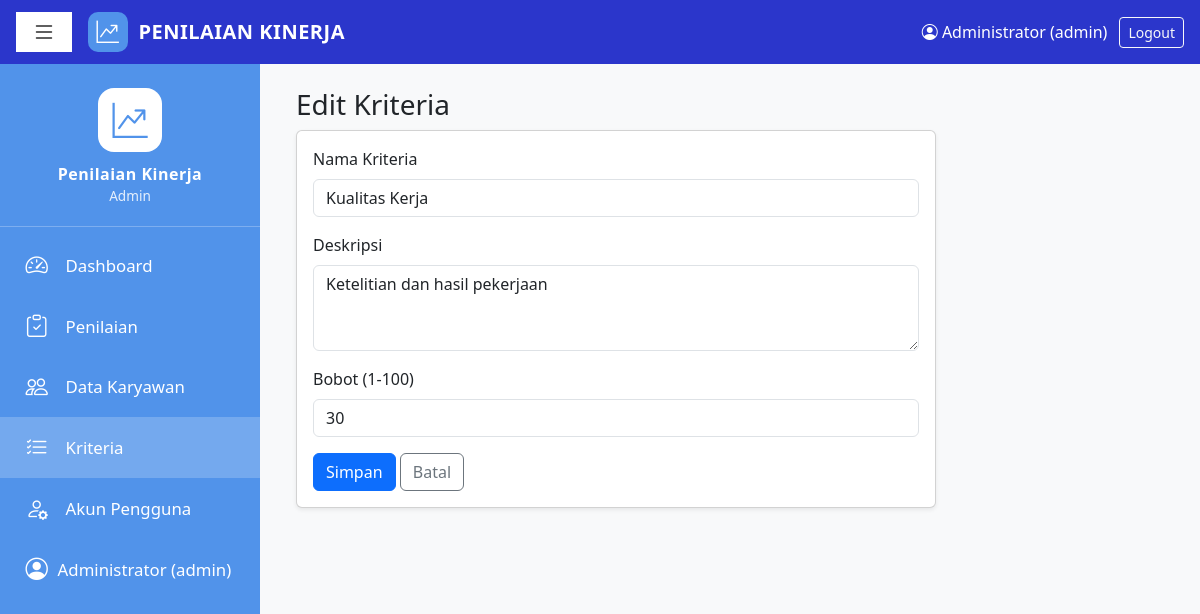
Page /criteria_form.php?id=1 (signed in) on the committed database.
### tables this page shows
CREATE TABLE criterias (
  id INT AUTO_INCREMENT PRIMARY KEY,
  name VARCHAR(100) NOT NULL,
  description TEXT NULL,
  weight TINYINT UNSIGNED NOT NULL
);

### config.php (called while the page is built, shortened)
<?php
function e($s): string { return htmlspecialchars((string)$s, ENT_QUOTES, 'UTF-8'); }

### criteria_form.php (the view, shortened to what this page needs)
<?php
require 'config.php';
$id = (int)($_GET['id'] ?? 0);
$data = ['name' => '', 'description' => '', 'weight' => ''];
if ($id) {
    $stmt = $pdo->prepare('SELECT * FROM criterias WHERE id = ?');
    $stmt->execute([$id]);
    $data = $stmt->fetch();
}
$title = $id ? 'Edit Kriteria' : 'Tambah Kriteria';
require 'header.php';
?>
<h3><?= e($title) ?></h3>
<form method="POST" class="card shadow-sm card-body" style="max-width:640px">
    <div class="mb-3"><label class="form-label">Nama Kriteria</label>
        <input type="text" name="name" class="form-control" value="<?= e($data['name']) ?>" required></div>
    <div class="mb-3"><label class="form-label">Deskripsi</label>
        <textarea name="description" rows="3" class="form-control"><?= e($data['description']) ?></textarea></div>
    <div class="mb-3"><label class="form-label">Bobot (1-100)</label>
        <input type="number" name="weight" min="1" max="100" class="form-control" value="<?= e($data['weight']) ?>" required></div>
    <div>
        <button class="btn btn-primary">Simpan</button>
        <a href="criterias.php" class="btn btn-outline-secondary">Batal</a>
    </div>
</form>
<?php require 'footer.php'; ?>

### header.php (style rules this page uses)
:root { --top-h: 64px; --side-w: 260px; --c-top: #2b36cb; --c-side: #5193ea; }

### rows in the picture
criterias: name "Kualitas Kerja", description "Ketelitian dan hasil pekerjaan", weight "30"

### other values in the picture
$_SESSION['user']['name'] "Administrator"
$_SESSION['user']['role'] "admin"
$_SESSION['user']['role'] "Admin"
$title "Edit Kriteria"
